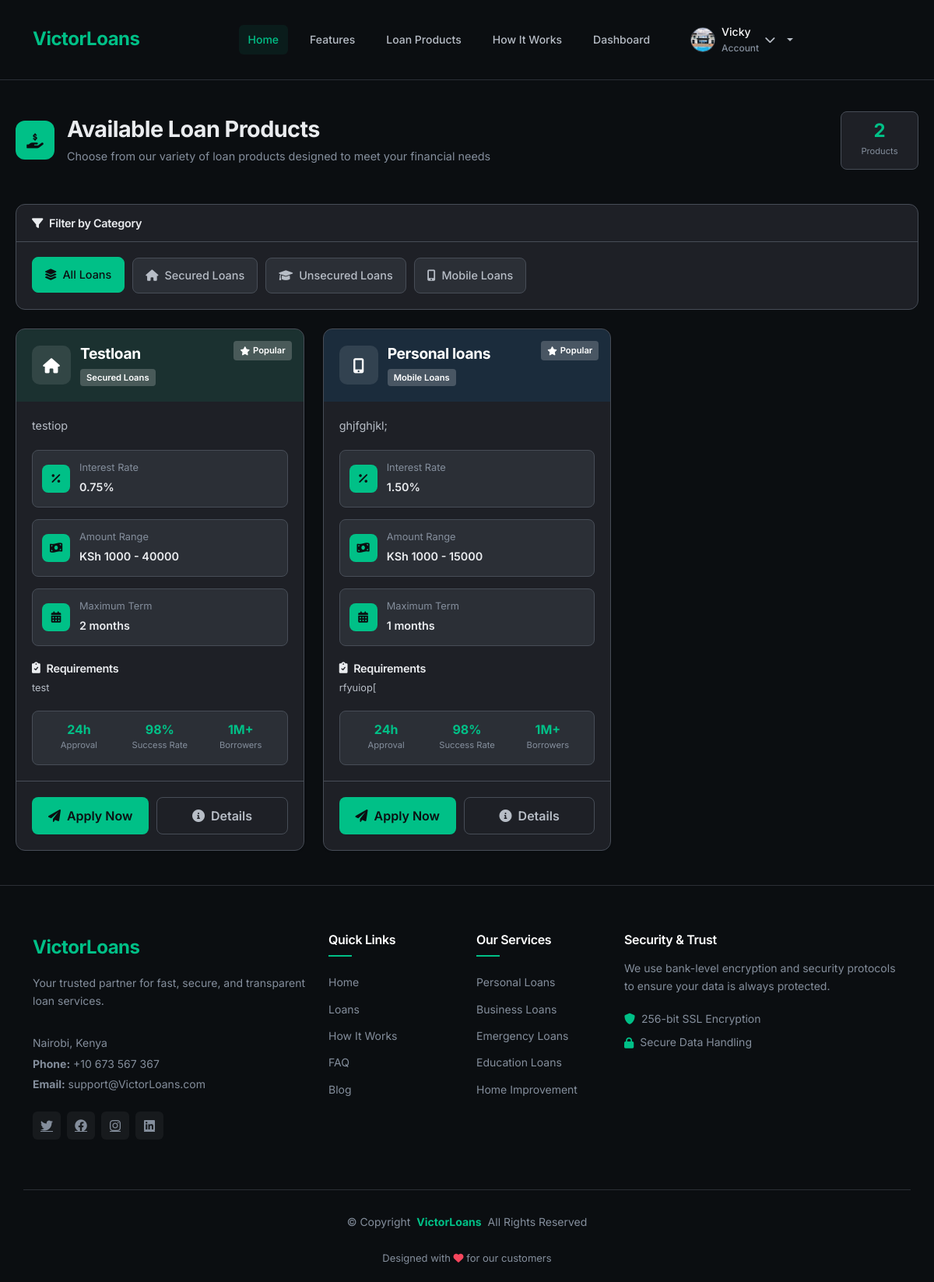
Page /loans/ (signed in) on the committed database.
### dashboard/models.py (models this page shows, shortened)
class BorrowerProfile(models.Model):
    user = models.OneToOneField(User, on_delete=models.CASCADE)
    id_number = models.CharField(max_length=20, unique=True)
    phone_number = models.CharField(max_length=15)
    date_of_birth = models.DateField()
    profile_picture = models.ImageField(
        upload_to='profile_pictures/%Y/%m/%d/',
        null=True,
        blank=True,
        default='profile_pictures/default.png'
    )
    employment_status = models.CharField(max_length=20, choices=[
        ('employed', 'Employed'),
        ('self_employed', 'Self-Employed'),
        ('unemployed', 'Unemployed'),
        ('student', 'Student'),
    ])
    monthly_income = models.DecimalField(max_digits=10, decimal_places=2, null=True, blank=True)
    employer_name = models.CharField(max_length=100, null=True, blank=True)
    credit_score = models.IntegerField(default=0)
    created_at = models.DateTimeField(auto_now_add=True)
    updated_at = models.DateTimeField(auto_now=True)
    @property
    def has_profile_picture(self):
        return bool(self.profile_picture) and self.profile_picture.name != 'profile_pictures/default.png'

class LoanType(models.Model):
    LOAN_CATEGORIES = [
        ('secured', 'Secured Loans'),
        ('unsecured', 'Unsecured Loans'),
        ('mobile', 'Mobile Loans'),
    ]
    name = models.CharField(max_length=100)
    category = models.CharField(max_length=20, choices=LOAN_CATEGORIES)
    interest_rate = models.DecimalField(max_digits=5, decimal_places=2)
    max_amount = models.DecimalField(max_digits=12, decimal_places=2)
    min_amount = models.DecimalField(max_digits=12, decimal_places=2, default=1000)
    max_term = models.PositiveIntegerField(help_text="Maximum term in months")
    min_term = models.PositiveIntegerField(default=1)
    description = models.TextField()
    requirements = models.TextField(help_text="Loan requirements")
    is_active = models.BooleanField(default=True)

### dashboard/views.py (the view)
# urls.py: path('loans/', views.loan_list, name='loan_list'),
@login_required
def loan_list(request):
    loan_types = LoanType.objects.filter(is_active=True)
    category = request.GET.get('category')
    if category:
        loan_types = loan_types.filter(category=category)
    context = {
        'loan_types': loan_types,
        'categories': LoanType.LOAN_CATEGORIES,
    }
    return render(request, 'dashboard/loan_list.html', context)

### templates/dashboard/loan_list.html (shortened to what this page needs)
{% extends 'base.html' %}
{% block content %}
<div class="container-fluid loans-container">
    <div class="loans-header mb-4">
        <div class="row align-items-center">
            <div class="col-md-8">
                <div class="d-flex align-items-center">
                    <div class="header-icon me-3">
                        <i class="fas fa-hand-holding-usd"></i>
                    </div>
                    <div>
                        <h1 class="page-title">Available Loan Products</h1>
                        <p class="page-subtitle">Choose from our variety of loan products designed to meet your financial needs</p>
                    </div>
                </div>
            </div>
            <div class="col-md-4 text-end">
                <div class="header-stats">
                    <div class="stat-badge">
                        <span class="stat-number">{{ loan_types|length }}</span>
                        <span class="stat-label">Products</span>
                    </div>
                </div>
            </div>
        </div>
    </div>
    <div class="filters-section mb-4">
        <div class="filters-header">
            <h6 class="filters-title">
                <i class="fas fa-filter me-2"></i>
                Filter by Category
            </h6>
        </div>
        <div class="filters-container">
            <div class="filter-buttons">
                <a href="{% url 'loan_list' %}" class="filter-btn {% if not request.GET.category %}active{% endif %}">
                    <i class="fas fa-layer-group me-2"></i>
                    All Loans
                </a>
                {% for category_code, category_name in categories %}
                <a href="?category={{ category_code }}" class="filter-btn {% if request.GET.category == category_code %}active{% endif %}">
                    <i class="fas
                        {% if category_code == 'secured' %}fa-home
                        {% elif category_code == 'unsecured' %}fa-graduation-cap
                        {% else %}fa-mobile-alt{% endif %} me-2">
                    </i>
                    {{ category_name }}
                </a>
                {% endfor %}
            </div>
        </div>
    </div>
    <div class="loans-grid">
        {% if loan_types %}
            <div class="row">
                {% for loan_type in loan_types %}
                <div class="col-xl-4 col-lg-6 mb-4">
                    <div class="loan-card">
                        <div class="loan-header
                            {% if loan_type.category == 'secured' %}category-secured
                            {% elif loan_type.category == 'unsecured' %}category-unsecured
                            {% else %}category-mobile{% endif %}">
                            <div class="loan-category">
                                <div class="category-icon">
                                    <i class="fas
                                        {% if loan_type.category == 'secured' %}fa-home
                                        {% elif loan_type.category == 'unsecured' %}fa-graduation-cap
                                        {% else %}fa-mobile-alt{% endif %}">
                                    </i>
                                </div>
                                <div class="category-info">
                                    <h4 class="loan-name">{{ loan_type.name }}</h4>
                                    <span class="category-badge">{{ loan_type.get_category_display }}</span>
                                </div>
                            </div>
                            <div class="loan-popularity">
                                <div class="popularity-badge">
                                    <i class="fas fa-star"></i>
                                    Popular
                                </div>
                            </div>
                        </div>
                        <div class="loan-body">
                            <div class="loan-description">
                                <p>{{ loan_type.description }}</p>
                            </div>
                            <div class="loan-features">
                                <div class="feature-item">
                                    <div class="feature-icon">
                                        <i class="fas fa-percentage"></i>
                                    </div>
                                    <div class="feature-content">
                                        <label>Interest Rate</label>
                                        <span class="feature-value">{{ loan_type.interest_rate }}%</span>
                                    </div>
                                </div>
                                <div class="feature-item">
                                    <div class="feature-icon">
                                        <i class="fas fa-money-bill-wave"></i>
                                    </div>
                                    <div class="feature-content">
                                        <label>Amount Range</label>
                                        <span class="feature-value">
                                            KSh {{ loan_type.min_amount|floatformat:0 }} - {{ loan_type.max_amount|floatformat:0 }}
                                        </span>
                                    </div>
                                </div>
                                <div class="feature-item">
                                    <div class="feature-icon">
                                        <i class="fas fa-calendar-alt"></i>
                                    </div>
                                    <div class="feature-content">
                                        <label>Maximum Term</label>
                                        <span class="feature-value">{{ loan_type.max_term }} months</span>
                                    </div>
                                </div>
                            </div>
                            <div class="loan-requirements">
                                <h6 class="requirements-title">
                                    <i class="fas fa-clipboard-check me-2"></i>
                                    Requirements
                                </h6>
                                <p class="requirements-text">{{ loan_type.requirements }}</p>
                            </div>
                            <div class="loan-stats">
                                <div class="stat-item">
                                    <div class="stat-value">24h</div>
                                    <div class="stat-label">Approval</div>
                                </div>
                                <div class="stat-item">
                                    <div class="stat-value">98%</div>
                                    <div class="stat-label">Success Rate</div>
                                </div>
                                <div class="stat-item">
                                    <div class="stat-value">1M+</div>
                                    <div class="stat-label">Borrowers</div>
                                </div>
                            </div>
                        </div>
                        <div class="loan-footer">
                            <div class="loan-actions">
                                <a href="{% url 'loan_apply' loan_type.id %}" class="btn btn-primary apply-btn">
                                    <i class="fas fa-paper-plane me-2"></i>
                                    Apply Now
                                </a>
                                <button class="btn btn-outline details-btn" data-bs-toggle="modal" data-bs-target="#loanModal{{ loan_type.id }}">
                                    <i class="fas fa-info-circle me-2"></i>
                                    Details
                                </button>
                            </div>
                        </div>
                    </div>
                </div>
                {% endfor %}
            </div>
        {% endif %}
    </div>
</div>
{% endblock %}

### templates/base.html (shortened to what this page needs)
{% load static %}
<!DOCTYPE html>
<html lang="en">
<head>
    <link href="https://cdn.jsdelivr.net/npm/bootstrap@5.3.0/dist/css/bootstrap.min.css" rel="stylesheet">
    <link rel="stylesheet" href="https://cdnjs.cloudflare.com/ajax/libs/font-awesome/6.0.0/css/all.min.css">
</head>
<body class="index-page">
    <header id="header" class="header d-flex align-items-center sticky-top">
        <div class="container-fluid container-xl d-flex align-items-center justify-content-between">
            <a href="{% url 'home' %}" class="logo d-flex align-items-center">
                <h1 class="sitename">VictorLoans</h1>
            </a>
            <nav id="navmenu" class="navmenu">
                <ul>
                    <li><a href="{% url 'home' %}" class="active">Home</a></li>
                    <li><a href="{% url 'home' %}#features">Features</a></li>
                    <li><a href="{% url 'home' %}#loans">Loan Products</a></li>
                    <li><a href="{% url 'home' %}#how-it-works">How It Works</a></li>
                    <li><a href="{% url 'dashboard' %}">Dashboard</a></li>
                    {% if user.is_authenticated %}
                    <li class="dropdown">
    <a href="#" class="dropdown-toggle">
        <div class="user-info">
            {% if user.borrowerprofile.profile_picture and user.borrowerprofile.has_profile_picture %}
                <img src="{{ user.borrowerprofile.profile_picture.url }}"
                     alt="Profile Picture"
                     class="profile-picture-nav">
            {% else %}
                <div class="profile-picture-placeholder">
                    <i class="fas fa-user"></i>
                </div>
            {% endif %}
            <div class="user-details d-none d-md-flex">
                <span class="user-name">{{ user.first_name|default:user.username }}</span>
                <span class="user-role">Account</span>
            </div>
            <i class="fas fa-chevron-down dropdown-arrow"></i>
        </div>
    </a>
</li>
                    {% else %}
                    <li><a href="{% url 'account_login' %}">Login</a></li>
                    {% endif %}
                </ul>
            </nav>
        </div>
    </header>
    <main class="main">
        {% block content %}{% endblock %}
    </main>
    <footer id="footer" class="footer">
        <div class="container footer-top">
            <div class="row gy-4">
                <div class="col-lg-4 col-md-6 footer-about">
                    <a href="{% url 'home' %}" class="logo d-flex align-items-center mb-3">
                        <span class="sitename" style="color: var(--primary);">VictorLoans</span>
                    </a>
                    <p class="mb-3" style="color: var(--gray-400);">Your trusted partner for fast, secure, and transparent loan services.</p>
                    <div class="footer-contact pt-3">
                        <p class="mb-1">Nairobi, Kenya</p>
                        <p class="mb-1"><strong>Phone:</strong> <span>+10 673 567 367</span></p>
                        <p class="mb-3"><strong>Email:</strong> <span>support@VictorLoans.com</span></p>
                    </div>
                    <div class="social-links d-flex mt-4">
                        <a href="#"><i class="fab fa-twitter"></i></a>
                        <a href="#"><i class="fab fa-facebook"></i></a>
                        <a href="#"><i class="fab fa-instagram"></i></a>
                        <a href="#"><i class="fab fa-linkedin"></i></a>
                    </div>
                </div>
                <div class="col-lg-2 col-md-3 footer-links">
                    <h4>Quick Links</h4>
                    <ul>
                        <li><a href="{% url 'home' %}">Home</a></li>
                        <li><a href="{% url 'loan_list' %}">Loans</a></li>
                        <li><a href="{% url 'home' %}#how-it-works">How It Works</a></li>
                        <li><a href="#">FAQ</a></li>
                        <li><a href="#">Blog</a></li>
                    </ul>
                </div>
                <div class="col-lg-2 col-md-3 footer-links">
                    <h4>Our Services</h4>
                    <ul>
                        <li><a href="#">Personal Loans</a></li>
                        <li><a href="#">Business Loans</a></li>
                        <li><a href="#">Emergency Loans</a></li>
                        <li><a href="#">Education Loans</a></li>
                        <li><a href="#">Home Improvement</a></li>
                    </ul>
                </div>
                <div class="col-lg-4 col-md-12 footer-newsletter">
                    <h4>Security & Trust</h4>
                    <p>We use bank-level encryption and security protocols to ensure your data is always protected.</p>
                    <div class="d-flex align-items-center mt-3">
                        <i class="fas fa-shield-alt me-2" style="color: var(--success);"></i>
                        <span>256-bit SSL Encryption</span>
                    </div>
                    <div class="d-flex align-items-center mt-2">
                        <i class="fas fa-lock me-2" style="color: var(--success);"></i>
                        <span>Secure Data Handling</span>
                    </div>
                </div>
            </div>
        </div>
        <div class="container copyright text-center mt-4">
            <p>© <span>Copyright</span> <strong class="px-1" style="color: var(--primary);">VictorLoans</strong> <span>All Rights Reserved</span></p>
            <div class="credits">
                Designed with <i class="fas fa-heart" style="color: var(--danger);"></i> for our customers
            </div>
        </div>
    </footer>
</body>
</html>

### rows in the picture
LoanType: name "Testloan", category "Secured Loans", description "testiop", interest_rate "0.75", min_amount "1000", max_amount "40000", max_term "2", requirements "test"
LoanType: name "Personal loans", category "Mobile Loans", description "ghjfghjkl;", interest_rate "1.50", min_amount "1000", max_amount "15000", max_term "1", requirements "rfyuiop["

### other values in the picture
{{ user.first_name|default:user.username }} "Vicky"
{{ loan_types|length }} "2"
{{ category_name }} "Secured Loans" "Unsecured Loans" "Mobile Loans"
